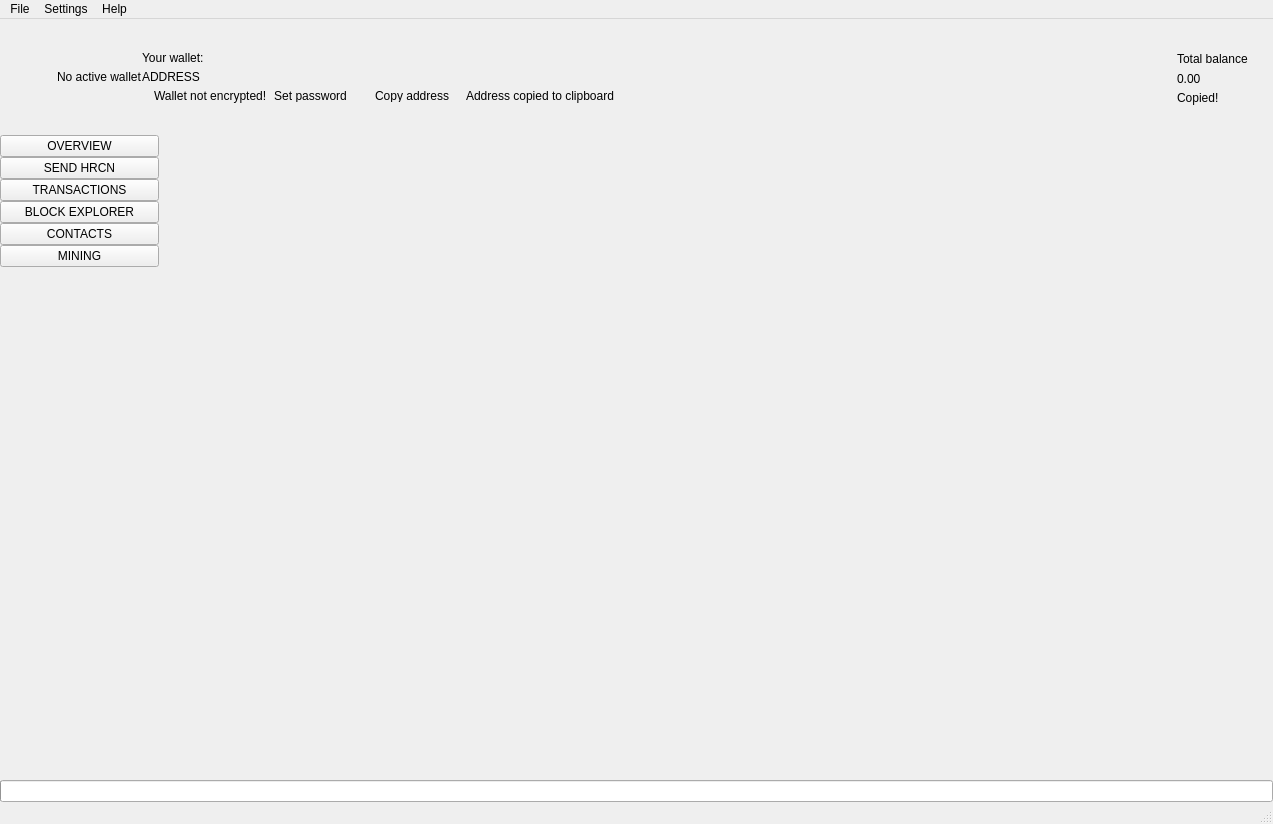
 <widget class="QMainWindow" name="MainWindow">
  <property name="geometry">
   <rect>
    <x>0</x>
    <y>0</y>
    <width>1273</width>
    <height>824</height>
   </rect>
  </property>
  <property name="sizePolicy">
   <sizepolicy hsizetype="Preferred" vsizetype="Preferred">
    <horstretch>0</horstretch>
    <verstretch>0</verstretch>
   </sizepolicy>
  </property>
  <property name="minimumSize">
   <size>
    <width>1260</width>
    <height>600</height>
   </size>
  </property>
  <property name="maximumSize">
   <size>
    <width>16777215</width>
    <height>16777215</height>
   </size>
  </property>
  <property name="windowTitle">
   <string>MainWindow</string>
  </property>
  <property name="windowIcon">
   <iconset>
    <normaloff>:/images/hashratecoin</normaloff>:/images/hashratecoin</iconset>
  </property>
  <widget class="QWidget" name="centralwidget">
   <layout class="QVBoxLayout" name="verticalLayout_2">
    <property name="spacing">
     <number>0</number>
    </property>
    <property name="leftMargin">
     <number>0</number>
    </property>
    <property name="topMargin">
     <number>0</number>
    </property>
    <property name="rightMargin">
     <number>0</number>
    </property>
    <property name="bottomMargin">
     <number>0</number>
    </property>
    <item>
     <widget class="QFrame" name="m_headerFrame">
      <property name="minimumSize">
       <size>
        <width>0</width>
        <height>116</height>
       </size>
      </property>
      <property name="maximumSize">
       <size>
        <width>16777215</width>
        <height>116</height>
       </size>
      </property>
      <property name="frameShape">
       <enum>QFrame::NoFrame</enum>
      </property>
      <property name="frameShadow">
       <enum>QFrame::Raised</enum>
      </property>
      <layout class="QHBoxLayout" name="horizontalLayout_3">
       <property name="spacing">
        <number>0</number>
       </property>
       <property name="leftMargin">
        <number>0</number>
       </property>
       <property name="topMargin">
        <number>0</number>
       </property>
       <property name="rightMargin">
        <number>25</number>
       </property>
       <property name="bottomMargin">
        <number>0</number>
       </property>
       <item>
        <spacer name="horizontalSpacer_2">
         <property name="orientation">
          <enum>Qt::Horizontal</enum>
         </property>
         <property name="sizeType">
          <enum>QSizePolicy::Fixed</enum>
         </property>
         <property name="sizeHint" stdset="0">
          <size>
           <width>30</width>
           <height>20</height>
          </size>
         </property>
        </spacer>
       </item>
       <item>
        <widget class="QLabel" name="m_logoLabel">
         <property name="text">
          <string/>
         </property>
        </widget>
       </item>
       <item>
        <spacer name="horizontalSpacer_5">
         <property name="orientation">
          <enum>Qt::Horizontal</enum>
         </property>
         <property name="sizeType">
          <enum>QSizePolicy::Fixed</enum>
         </property>
         <property name="sizeHint" stdset="0">
          <size>
           <width>20</width>
           <height>20</height>
          </size>
         </property>
        </spacer>
       </item>
       <item>
        <widget class="WalletGui::WalletSmallGrayTextLabel" name="m_noWalletLabel">
         <property name="text">
          <string>No active wallet</string>
         </property>
        </widget>
       </item>
       <item>
        <widget class="QFrame" name="m_walletFrame">
         <property name="frameShape">
          <enum>QFrame::NoFrame</enum>
         </property>
         <property name="frameShadow">
          <enum>QFrame::Raised</enum>
         </property>
         <layout class="QVBoxLayout" name="verticalLayout_3">
          <property name="spacing">
           <number>5</number>
          </property>
          <property name="leftMargin">
           <number>0</number>
          </property>
          <property name="topMargin">
           <number>0</number>
          </property>
          <property name="rightMargin">
           <number>0</number>
          </property>
          <property name="bottomMargin">
           <number>0</number>
          </property>
          <item>
           <spacer name="verticalSpacer_3">
            <property name="orientation">
             <enum>Qt::Vertical</enum>
            </property>
            <property name="sizeType">
             <enum>QSizePolicy::Minimum</enum>
            </property>
            <property name="sizeHint" stdset="0">
             <size>
              <width>20</width>
              <height>40</height>
             </size>
            </property>
           </spacer>
          </item>
          <item>
           <widget class="WalletGui::WalletSmallGrayTextLabel" name="m_walletLabel">
            <property name="text">
             <string>Your wallet:</string>
            </property>
            <property name="indent">
             <number>0</number>
            </property>
           </widget>
          </item>
          <item>
           <widget class="QLabel" name="m_addressLabel">
            <property name="sizePolicy">
             <sizepolicy hsizetype="Preferred" vsizetype="Preferred">
              <horstretch>0</horstretch>
              <verstretch>0</verstretch>
             </sizepolicy>
            </property>
            <property name="cursor">
             <cursorShape>PointingHandCursor</cursorShape>
            </property>
            <property name="toolTip">
             <string>Click to copy</string>
            </property>
            <property name="text">
             <string>ADDRESS</string>
            </property>
            <property name="indent">
             <number>0</number>
            </property>
           </widget>
          </item>
          <item>
           <layout class="QHBoxLayout" name="horizontalLayout_2">
            <property name="spacing">
             <number>0</number>
            </property>
            <item alignment="Qt::AlignTop">
             <widget class="QFrame" name="m_notEncryptedFrame">
              <property name="frameShape">
               <enum>QFrame::NoFrame</enum>
              </property>
              <property name="frameShadow">
               <enum>QFrame::Raised</enum>
              </property>
              <layout class="QHBoxLayout" name="horizontalLayout_4">
               <property name="spacing">
                <number>0</number>
               </property>
               <property name="leftMargin">
                <number>0</number>
               </property>
               <property name="topMargin">
                <number>0</number>
               </property>
               <property name="rightMargin">
                <number>0</number>
               </property>
               <property name="bottomMargin">
                <number>0</number>
               </property>
               <item alignment="Qt::AlignVCenter">
                <widget class="QLabel" name="m_notEncryptedIconLabel">
                 <property name="text">
                  <string/>
                 </property>
                 <property name="pixmap">
                  <pixmap resource="../../resources.qrc">:/icons/lock_open_gray</pixmap>
                 </property>
                 <property name="alignment">
                  <set>Qt::AlignLeading|Qt::AlignLeft|Qt::AlignVCenter</set>
                 </property>
                </widget>
               </item>
               <item>
                <spacer name="horizontalSpacer_11">
                 <property name="orientation">
                  <enum>Qt::Horizontal</enum>
                 </property>
                 <property name="sizeType">
                  <enum>QSizePolicy::Fixed</enum>
                 </property>
                 <property name="sizeHint" stdset="0">
                  <size>
                   <width>5</width>
                   <height>3</height>
                  </size>
                 </property>
                </spacer>
               </item>
               <item alignment="Qt::AlignVCenter">
                <widget class="WalletGui::WalletTinyGrayTextLabel" name="m_notEncryptedTextLabel">
                 <property name="text">
                  <string>Wallet not encrypted!</string>
                 </property>
                 <property name="alignment">
                  <set>Qt::AlignLeading|Qt::AlignLeft|Qt::AlignVCenter</set>
                 </property>
                </widget>
               </item>
               <item>
                <spacer name="horizontalSpacer_9">
                 <property name="orientation">
                  <enum>Qt::Horizontal</enum>
                 </property>
                 <property name="sizeType">
                  <enum>QSizePolicy::Fixed</enum>
                 </property>
                 <property name="sizeHint" stdset="0">
                  <size>
                   <width>3</width>
                   <height>3</height>
                  </size>
                 </property>
                </spacer>
               </item>
               <item alignment="Qt::AlignVCenter">
                <widget class="WalletGui::WalletTinyLinkLikeButton" name="m_encryptButton">
                 <property name="sizePolicy">
                  <sizepolicy hsizetype="Minimum" vsizetype="Minimum">
                   <horstretch>0</horstretch>
                   <verstretch>0</verstretch>
                  </sizepolicy>
                 </property>
                 <property name="minimumSize">
                  <size>
                   <width>0</width>
                   <height>3</height>
                  </size>
                 </property>
                 <property name="cursor">
                  <cursorShape>PointingHandCursor</cursorShape>
                 </property>
                 <property name="text">
                  <string>Set password</string>
                 </property>
                 <property name="flat">
                  <bool>true</bool>
                 </property>
                </widget>
               </item>
               <item>
                <spacer name="horizontalSpacer_10">
                 <property name="orientation">
                  <enum>Qt::Horizontal</enum>
                 </property>
                 <property name="sizeType">
                  <enum>QSizePolicy::Fixed</enum>
                 </property>
                 <property name="sizeHint" stdset="0">
                  <size>
                   <width>20</width>
                   <height>3</height>
                  </size>
                 </property>
                </spacer>
               </item>
              </layout>
             </widget>
            </item>
            <item alignment="Qt::AlignVCenter">
             <widget class="WalletGui::WalletTinyLinkLikeButton" name="m_copyAddressButton">
              <property name="sizePolicy">
               <sizepolicy hsizetype="Minimum" vsizetype="Minimum">
                <horstretch>0</horstretch>
                <verstretch>0</verstretch>
               </sizepolicy>
              </property>
              <property name="minimumSize">
               <size>
                <width>0</width>
                <height>3</height>
               </size>
              </property>
              <property name="cursor">
               <cursorShape>PointingHandCursor</cursorShape>
              </property>
              <property name="focusPolicy">
               <enum>Qt::NoFocus</enum>
              </property>
              <property name="autoFillBackground">
               <bool>true</bool>
              </property>
              <property name="text">
               <string>Copy address</string>
              </property>
              <property name="flat">
               <bool>true</bool>
              </property>
             </widget>
            </item>
            <item>
             <spacer name="horizontalSpacer_7">
              <property name="orientation">
               <enum>Qt::Horizontal</enum>
              </property>
              <property name="sizeType">
               <enum>QSizePolicy::Fixed</enum>
              </property>
              <property name="sizeHint" stdset="0">
               <size>
                <width>13</width>
                <height>3</height>
               </size>
              </property>
             </spacer>
            </item>
            <item alignment="Qt::AlignVCenter">
             <widget class="WalletGui::CopyMagicLabel" name="m_copyAddressLabel">
              <property name="text">
               <string>Address copied to clipboard</string>
              </property>
              <property name="alignment">
               <set>Qt::AlignLeading|Qt::AlignLeft|Qt::AlignVCenter</set>
              </property>
             </widget>
            </item>
            <item>
             <spacer name="horizontalSpacer">
              <property name="orientation">
               <enum>Qt::Horizontal</enum>
              </property>
              <property name="sizeHint" stdset="0">
               <size>
                <width>40</width>
                <height>3</height>
               </size>
              </property>
             </spacer>
            </item>
           </layout>
          </item>
          <item>
           <spacer name="verticalSpacer_2">
            <property name="orientation">
             <enum>Qt::Vertical</enum>
            </property>
            <property name="sizeType">
             <enum>QSizePolicy::Minimum</enum>
            </property>
            <property name="sizeHint" stdset="0">
             <size>
              <width>20</width>
              <height>40</height>
             </size>
            </property>
           </spacer>
          </item>
         </layout>
        </widget>
       </item>
       <item>
        <spacer name="horizontalSpacer_3">
         <property name="orientation">
          <enum>Qt::Horizontal</enum>
         </property>
         <property name="sizeType">
          <enum>QSizePolicy::Expanding</enum>
         </property>
         <property name="sizeHint" stdset="0">
          <size>
           <width>34</width>
           <height>20</height>
          </size>
         </property>
        </spacer>
       </item>
       <item>
        <spacer name="horizontalSpacer_8">
         <property name="orientation">
          <enum>Qt::Horizontal</enum>
         </property>
         <property name="sizeType">
          <enum>QSizePolicy::Fixed</enum>
         </property>
         <property name="sizeHint" stdset="0">
          <size>
           <width>34</width>
           <height>20</height>
          </size>
         </property>
        </spacer>
       </item>
       <item alignment="Qt::AlignRight|Qt::AlignVCenter">
        <widget class="QFrame" name="m_balanceFrame">
         <layout class="QGridLayout" name="gridLayout">
          <property name="leftMargin">
           <number>0</number>
          </property>
          <property name="topMargin">
           <number>30</number>
          </property>
          <property name="rightMargin">
           <number>0</number>
          </property>
          <property name="bottomMargin">
           <number>0</number>
          </property>
          <property name="verticalSpacing">
           <number>3</number>
          </property>
          <item row="0" column="2">
           <layout class="QVBoxLayout" name="verticalLayout_4">
            <item>
             <widget class="QLabel" name="m_balanceTextLabel">
              <property name="text">
               <string>Total balance</string>
              </property>
             </widget>
            </item>
            <item>
             <widget class="QLabel" name="m_balanceLabel">
              <property name="cursor">
               <cursorShape>PointingHandCursor</cursorShape>
              </property>
              <property name="toolTip">
               <string>Click to copy</string>
              </property>
              <property name="text">
               <string>0.00</string>
              </property>
             </widget>
            </item>
           </layout>
          </item>
          <item row="1" column="2">
           <widget class="WalletGui::CopyMagicLabel" name="m_balanceCopyLabel">
            <property name="text">
             <string>Copied!</string>
            </property>
           </widget>
          </item>
          <item row="0" column="1">
           <spacer name="horizontalSpacer_6">
            <property name="orientation">
             <enum>Qt::Horizontal</enum>
            </property>
            <property name="sizeType">
             <enum>QSizePolicy::Fixed</enum>
            </property>
            <property name="sizeHint" stdset="0">
             <size>
              <width>2</width>
              <height>39</height>
             </size>
            </property>
           </spacer>
          </item>
          <item row="2" column="2">
           <spacer name="verticalSpacer_5">
            <property name="orientation">
             <enum>Qt::Vertical</enum>
            </property>
            <property name="sizeType">
             <enum>QSizePolicy::Expanding</enum>
            </property>
            <property name="sizeHint" stdset="0">
             <size>
              <width>20</width>
              <height>50</height>
             </size>
            </property>
           </spacer>
          </item>
          <item row="0" column="0">
           <widget class="QLabel" name="m_balanceIconLabel">
            <property name="text">
             <string/>
            </property>
            <property name="pixmap">
             <pixmap resource="../../resources.qrc">:/icons/total_balance</pixmap>
            </property>
           </widget>
          </item>
         </layout>
        </widget>
       </item>
      </layout>
     </widget>
    </item>
    <item>
     <layout class="QHBoxLayout" name="horizontalLayout" stretch="0,0,0,0,0,0,0,0">
      <property name="spacing">
       <number>0</number>
      </property>
      <item>
       <widget class="QFrame" name="m_toolFrame">
        <property name="frameShape">
         <enum>QFrame::NoFrame</enum>
        </property>
        <property name="frameShadow">
         <enum>QFrame::Plain</enum>
        </property>
        <property name="lineWidth">
         <number>0</number>
        </property>
        <layout class="QVBoxLayout" name="verticalLayout">
         <property name="spacing">
          <number>0</number>
         </property>
         <property name="leftMargin">
          <number>0</number>
         </property>
         <property name="topMargin">
          <number>0</number>
         </property>
         <property name="rightMargin">
          <number>0</number>
         </property>
         <property name="bottomMargin">
          <number>0</number>
         </property>
         <item>
          <widget class="QPushButton" name="m_overviewButton">
           <property name="sizePolicy">
            <sizepolicy hsizetype="Minimum" vsizetype="Fixed">
             <horstretch>0</horstretch>
             <verstretch>0</verstretch>
            </sizepolicy>
           </property>
           <property name="focusPolicy">
            <enum>Qt::NoFocus</enum>
           </property>
           <property name="text">
            <string>OVERVIEW</string>
           </property>
           <property name="checkable">
            <bool>true</bool>
           </property>
           <attribute name="buttonGroup">
            <string notr="true">m_toolButtonGroup</string>
           </attribute>
          </widget>
         </item>
         <item>
          <widget class="QPushButton" name="m_sendButton">
           <property name="sizePolicy">
            <sizepolicy hsizetype="Minimum" vsizetype="Fixed">
             <horstretch>0</horstretch>
             <verstretch>0</verstretch>
            </sizepolicy>
           </property>
           <property name="focusPolicy">
            <enum>Qt::NoFocus</enum>
           </property>
           <property name="text">
            <string>SEND HRCN</string>
           </property>
           <property name="checkable">
            <bool>true</bool>
           </property>
           <attribute name="buttonGroup">
            <string notr="true">m_toolButtonGroup</string>
           </attribute>
          </widget>
         </item>
         <item>
          <widget class="QPushButton" name="m_transactionsButton">
           <property name="sizePolicy">
            <sizepolicy hsizetype="Minimum" vsizetype="Fixed">
             <horstretch>0</horstretch>
             <verstretch>0</verstretch>
            </sizepolicy>
           </property>
           <property name="focusPolicy">
            <enum>Qt::NoFocus</enum>
           </property>
           <property name="text">
            <string>TRANSACTIONS</string>
           </property>
           <property name="checkable">
            <bool>true</bool>
           </property>
           <attribute name="buttonGroup">
            <string notr="true">m_toolButtonGroup</string>
           </attribute>
          </widget>
         </item>
         <item>
          <widget class="QPushButton" name="m_blockExplorerButton">
           <property name="focusPolicy">
            <enum>Qt::NoFocus</enum>
           </property>
           <property name="text">
            <string>BLOCK EXPLORER</string>
           </property>
           <property name="checkable">
            <bool>true</bool>
           </property>
           <attribute name="buttonGroup">
            <string notr="true">m_toolButtonGroup</string>
           </attribute>
          </widget>
         </item>
         <item>
          <widget class="QPushButton" name="m_addressBookButton">
           <property name="sizePolicy">
            <sizepolicy hsizetype="Minimum" vsizetype="Fixed">
             <horstretch>0</horstretch>
             <verstretch>0</verstretch>
            </sizepolicy>
           </property>
           <property name="focusPolicy">
            <enum>Qt::NoFocus</enum>
           </property>
           <property name="text">
            <string>CONTACTS</string>
           </property>
           <property name="checkable">
            <bool>true</bool>
           </property>
           <attribute name="buttonGroup">
            <string notr="true">m_toolButtonGroup</string>
           </attribute>
          </widget>
         </item>
         <item>
          <widget class="QPushButton" name="m_miningButton">
           <property name="focusPolicy">
            <enum>Qt::NoFocus</enum>
           </property>
           <property name="text">
            <string>MINING</string>
           </property>
           <property name="checkable">
            <bool>true</bool>
           </property>
           <attribute name="buttonGroup">
            <string notr="true">m_toolButtonGroup</string>
           </attribute>
          </widget>
         </item>
         <item>
          <spacer name="verticalSpacer">
           <property name="orientation">
            <enum>Qt::Vertical</enum>
           </property>
           <property name="sizeHint" stdset="0">
            <size>
             <width>20</width>
             <height>40</height>
            </size>
           </property>
          </spacer>
         </item>
        </layout>
       </widget>
      </item>
      <item>
       <widget class="WalletGui::OverviewFrame" name="m_overviewFrame">
        <property name="frameShape">
         <enum>QFrame::NoFrame</enum>
        </property>
        <property name="frameShadow">
         <enum>QFrame::Raised</enum>
        </property>
       </widget>
      </item>
      <item>
       <widget class="WalletGui::SendFrame" name="m_sendFrame">
        <property name="frameShape">
         <enum>QFrame::NoFrame</enum>
        </property>
        <property name="frameShadow">
         <enum>QFrame::Raised</enum>
        </property>
       </widget>
      </item>
      <item>
       <widget class="WalletGui::TransactionsFrame" name="m_transactionsFrame">
        <property name="frameShape">
         <enum>QFrame::NoFrame</enum>
        </property>
        <property name="frameShadow">
         <enum>QFrame::Raised</enum>
        </property>
       </widget>
      </item>
      <item>
       <widget class="WalletGui::AddressBookFrame" name="m_addressBookFrame">
        <property name="frameShape">
         <enum>QFrame::NoFrame</enum>
        </property>
        <property name="frameShadow">
         <enum>QFrame::Raised</enum>
        </property>
       </widget>
      </item>
      <item>
       <widget class="WalletGui::NoWalletFrame" name="m_noWalletFrame">
        <property name="frameShape">
         <enum>QFrame::NoFrame</enum>
        </property>
        <property name="frameShadow">
         <enum>QFrame::Raised</enum>
        </property>
       </widget>
      </item>
      <item>
       <widget class="WalletGui::BlockExplorerFrame" name="m_blockExplorerFrame">
        <property name="frameShape">
         <enum>QFrame::NoFrame</enum>
        </property>
        <property name="frameShadow">
         <enum>QFrame::Raised</enum>
        </property>
       </widget>
      </item>
      <item>
       <widget class="WalletGui::MiningFrame" name="m_miningFrame">
        <property name="frameShape">
         <enum>QFrame::NoFrame</enum>
        </property>
        <property name="frameShadow">
         <enum>QFrame::Raised</enum>
        </property>
       </widget>
      </item>
     </layout>
    </item>
    <item>
     <widget class="QProgressBar" name="m_syncProgress">
      <property name="maximum">
       <number>100</number>
      </property>
      <property name="value">
       <number>0</number>
      </property>
      <property name="textVisible">
       <bool>false</bool>
      </property>
     </widget>
    </item>
   </layout>
  </widget>
  <widget class="QMenuBar" name="menubar">
   <property name="geometry">
    <rect>
     <x>0</x>
     <y>0</y>
     <width>1273</width>
     <height>21</height>
    </rect>
   </property>
   <widget class="QMenu" name="menuFile">
    <property name="title">
     <string>File</string>
    </property>
    <addaction name="m_createWalletAction"/>
    <addaction name="m_openWalletAction"/>
    <addaction name="m_recentWalletsAction"/>
    <addaction name="m_backupWalletAction"/>
    <addaction name="m_saveKeysAction"/>
    <addaction name="m_resetAction"/>
    <addaction name="m_importKeyAction"/>
    <addaction name="m_exportKeyAction"/>
    <addaction name="m_exportTrackingKeyAction"/>
    <addaction name="m_exitAction"/>
   </widget>
   <widget class="QMenu" name="menuSettings">
    <property name="title">
     <string>Settings</string>
    </property>
    <widget class="QMenu" name="menuThemes">
     <property name="title">
      <string>Themes</string>
     </property>
    </widget>
    <addaction name="m_encryptWalletAction"/>
    <addaction name="m_changePasswordAction"/>
    <addaction name="m_removePendingTxAction"/>
    <addaction name="separator"/>
    <addaction name="m_autostartAction"/>
    <addaction name="m_minimizeToTrayAction"/>
    <addaction name="m_closeToTrayAction"/>
    <addaction name="separator"/>
    <addaction name="m_preferencesAction"/>
    <addaction name="menuThemes"/>
   </widget>
   <widget class="QMenu" name="menuHelp">
    <property name="title">
     <string>Help</string>
    </property>
    <addaction name="m_communityForumAction"/>
    <addaction name="m_reportIssueAction"/>
    <addaction name="m_aboutinbestcoinAction"/>
    <addaction name="m_aboutQtAction"/>
   </widget>
   <addaction name="menuFile"/>
   <addaction name="menuSettings"/>
   <addaction name="menuHelp"/>
  </widget>
  <widget class="WalletGui::WalletStatusBar" name="statusBar"/>
  <action name="m_exitAction">
   <property name="checkable">
    <bool>false</bool>
   </property>
   <property name="enabled">
    <bool>true</bool>
   </property>
   <property name="text">
    <string>Exit</string>
   </property>
   <property name="shortcut">
    <string>Ctrl+Q</string>
   </property>
  </action>
  <action name="m_createWalletAction">
   <property name="enabled">
    <bool>true</bool>
   </property>
   <property name="text">
    <string>Create wallet</string>
   </property>
  </action>
  <action name="m_openWalletAction">
   <property name="enabled">
    <bool>true</bool>
   </property>
   <property name="text">
    <string>Open wallet</string>
   </property>
  </action>
  <action name="m_encryptWalletAction">
   <property name="enabled">
    <bool>true</bool>
   </property>
   <property name="text">
    <string>Encrypt wallet</string>
   </property>
  </action>
  <action name="m_changePasswordAction">
   <property name="enabled">
    <bool>true</bool>
   </property>
   <property name="text">
    <string>Change password</string>
   </property>
   <property name="toolTip">
    <string>Change password</string>
   </property>
  </action>
  <action name="m_aboutinbestcoinAction">
   <property name="enabled">
    <bool>true</bool>
   </property>
   <property name="text">
    <string>About hashratecoin</string>
   </property>
  </action>
  <action name="m_aboutQtAction">
   <property name="enabled">
    <bool>true</bool>
   </property>
   <property name="text">
    <string>About Qt</string>
   </property>
  </action>
  <action name="m_backupWalletAction">
   <property name="enabled">
    <bool>true</bool>
   </property>
   <property name="text">
    <string>Backup wallet</string>
   </property>
  </action>
  <action name="m_autostartAction">
   <property name="checkable">
    <bool>true</bool>
   </property>
   <property name="text">
    <string>Start on system login</string>
   </property>
  </action>
  <action name="m_minimizeToTrayAction">
   <property name="checkable">
    <bool>true</bool>
   </property>
   <property name="text">
    <string>Minimize to tray</string>
   </property>
  </action>
  <action name="m_closeToTrayAction">
   <property name="checkable">
    <bool>true</bool>
   </property>
   <property name="text">
    <string>Close to tray</string>
   </property>
  </action>
  <action name="m_preferencesAction">
   <property name="text">
    <string>Preferences</string>
   </property>
  </action>
  <action name="m_recentWalletsAction">
   <property name="text">
    <string>Recent wallets</string>
   </property>
  </action>
  <action name="m_exportTrackingKeyAction">
   <property name="text">
    <string>Export tracking key</string>
   </property>
   <property name="toolTip">
    <string>Export tracking key</string>
   </property>
  </action>
  <action name="m_importKeyAction">
   <property name="text">
    <string>Import key</string>
   </property>
   <property name="toolTip">
    <string>Import key</string>
   </property>
  </action>
  <action name="m_communityForumAction">
   <property name="text">
    <string>Join us on Telegram</string>
   </property>
  </action>
  <action name="m_reportIssueAction">
   <property name="text">
    <string>Report an issue</string>
   </property>
  </action>
  <action name="m_resetAction">
   <property name="text">
    <string>Reset wallet</string>
   </property>
  </action>
  <action name="m_saveKeysAction">
   <property name="text">
    <string>Save wallet keys</string>
   </property>
  </action>
  <action name="m_exportKeyAction">
   <property name="text">
    <string>Export key</string>
   </property>
   <property name="toolTip">
    <string>Export key</string>
   </property>
  </action>
  <action name="m_removePendingTxAction">
   <property name="checkable">
    <bool>false</bool>
   </property>
   <property name="text">
    <string>Remove pending TXs</string>
   </property>
  </action>
 </widget>
